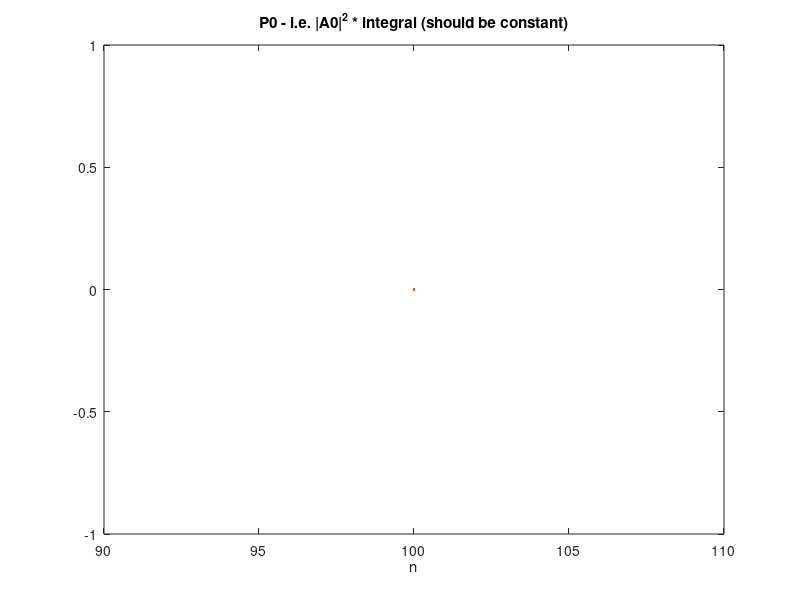
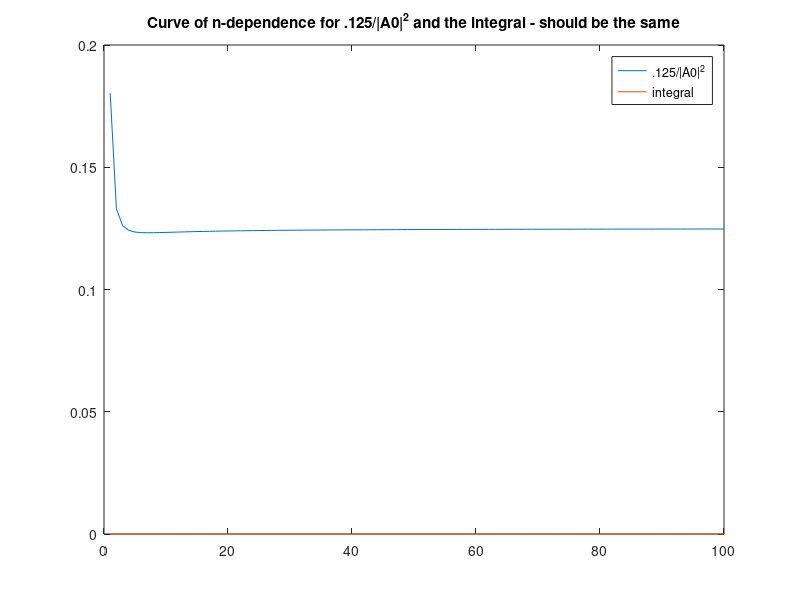

These charts were generated, in order, by the following MATLAB code: (Note: this script raises an error after producing the figures.)
d_fwhm = 100e-6;

%% Analytical method of checking.
fun = {};

for n = 1:100
   fun{n} = @(x) x/(d_fwhm)^2 .* exp(-(2*x/d_fwhm).^(2*n) * log(2));
   fun{n} = integral(fun{n}, 0, Inf);
end
fun_values = cell2mat(fun);

for n = 1:100
   A0(n) = sqrt(n*log(2)^(1/n)/(gamma(1/n)));
end
P0 = abs(A0).^2 .* fun_values;
plot(n, P0);
xlabel('n');
title('P0 - i.e. |A0|^2 * integral (should be constant)');

figure
plot(0.125*abs(A0).^(-2))
hold on
plot(fun_values)
title('Curve of n-dependence for .125/|A0|^2 and the integral - should be the same');
legend('.125/|A0|^2', 'integral');


%% Numerical Method of checking
clear all

x = d_fwhm*(0.01 : 0.01 : 100);
dx = x(2) - x(1);
for n = 1:100
    r_0 = d_fwhm / 2 / (log(2)).^(1/2/n);
    f_x = exp(-(x / r_0).^(2*n)) .* x;
    int_f(n) = trapz(f_x) * dx;

    A_02(n) = 4 * log(2)^(1/n) * n / d_fwhm^2 / gamma(1/n);
end

n = 1:100;
figure;
plot(n, int_f); title('numerically integrated beam power when d_FWHM is constant'); xlabel('n')
figure;
plot(n, A_02);  title('analytically computed |A_0|^2 to keep P_0 and d_FWHM constant'); xlabel('n')
figure;
plot(n, int_f .* A_02); title('P_0 = |A_0|^2 * integral (should be constant)'); xlabel('n')


r_0 = d_fwhm(1) / 2 / (log(2)).^(1/2)
x = r_0*(0.01 : 0.01 : 100);
dx = x(2) - x(1)
for n = 1:100
    f_x = exp(-(x / r_0).^(2*n)) .* x;
    int_f(n) = trapz(f_x) * dx;

    A_02(n) = n / r_0^2 / gamma(1/n);
end

n = 1:100;
figure;
plot(n, int_f); title('numerically integrated beam power when r_0 is constant'); xlabel('n')
figure;
plot(n, A_02);  title('analytically computed |A_0|^2 to keep P_0 and r_0 constant'); xlabel('n')
figure;
plot(n, int_f .* A_02); title('P_0 = |A_0|^2 * integral (should be constant)'); xlabel('n')

